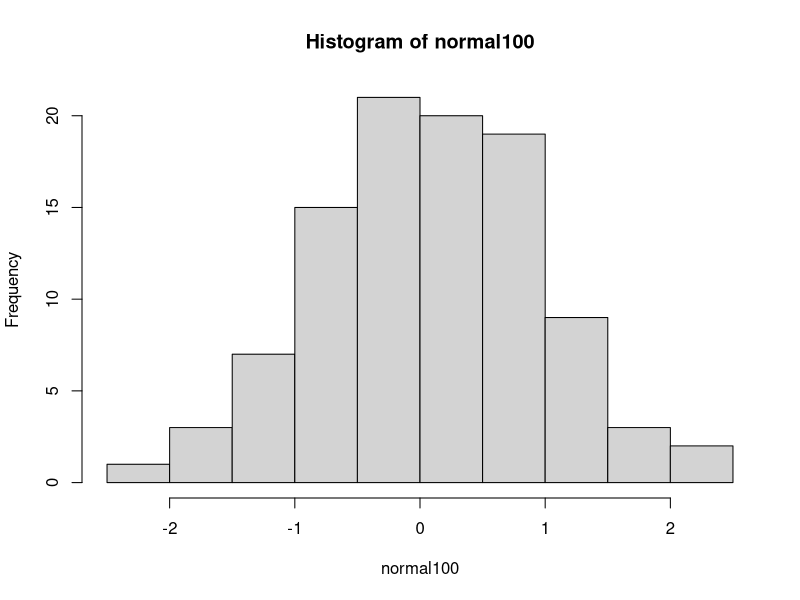
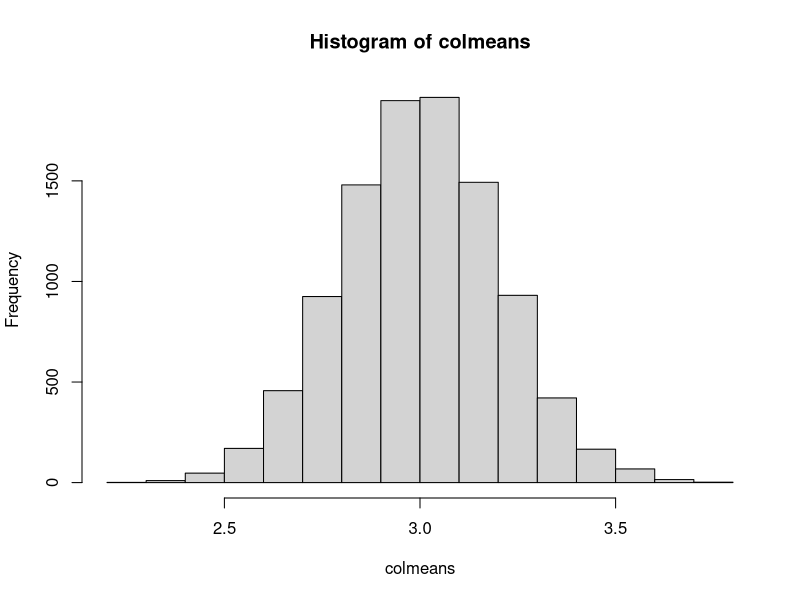

These figures' R source, in order:
## ---- chunk 1
set.seed(1) # Please don't remove this code!
## ---- chunk 2
rnorm(n = 5, mean = 10, sd = 3)
## ---- chunk 3
# You'll want to type your response here.  Your response should look like:
normal100 <- rnorm(n = 100, mean = 0, sd = 1)
mean(normal100)
sd(normal100)
## ---- chunk 4
hist(normal100)
## ---- chunk 5
normal10 <- rnorm(n = 10, mean = 0, sd = 1)
normal1000 <- rnorm(n = 1000, mean = 0, sd = 1)
normal10000 <- rnorm(n = 10000, mean = 0, sd = 1)
normal100000 <- rnorm(n = 100000, mean = 0, sd = 1)
## ---- chunk 6
sample_means <- c(mean(normal10),mean(normal100),mean(normal1000),mean(normal10000),mean(normal100000))
print(sample_means)
length(sample_means)
## ---- chunk 7
normal1mil <- rnorm(n = 1000000, mean = 3, sd = 2)
mean(normal1mil)
sd(normal1mil)
## ---- chunk 8
greaterthan3 <- normal1mil[normal1mil>3]
mean(greaterthan3)
## ---- chunk 9
normal1mil_mat <- matrix(normal1mil ,ncol = 10000)
dim(normal1mil_mat)
## ---- chunk 10
mean(normal1mil_mat[,1234])
## ---- chunk 11
colmeans <- colMeans(normal1mil_mat)
summary(colmeans)
## ---- chunk 12
hist(colmeans)
## ---- chunk 13
sd(colmeans)
mean(colmeans)
